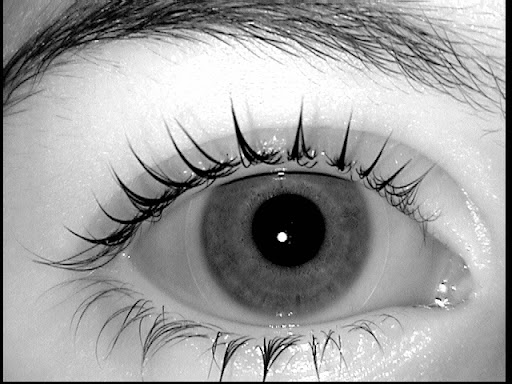
#> input picture semester-3/IrisDetection/src/iris.png, 512 x 384 px
$ python main.py
#> lines starting #> are read from the running program, lines starting #| are printed output that depends on the picture; after the words box and inside, x2 and y2 are one past the last pixel; in counts of white or black regions, pixels touching at a corner belong together
#####################################
#                                   #
#  @author      : 00xWolf           #
#    GitHub    : @mmsaeed509       #
#    Developer : Mahmoud Mohamed   #
#  﫥  Copyright : Mahmoud Mohamed   #
#                                   #
#####################################

import numpy as np
import cv2
from matplotlib import pyplot as plt

# ----------------- Hough circle transform ( circle detection ) ----------------- #
IMAGE = 'iris.png'

# arg 2 -> to read as a grey scale not RGB scale  #
img = cv2.imread(IMAGE, 0)
#> img is the input picture: shape (384, 512); min 0, max 255, mean 158.3
img = cv2.medianBlur(img, 5)  # improve result of circle detection #
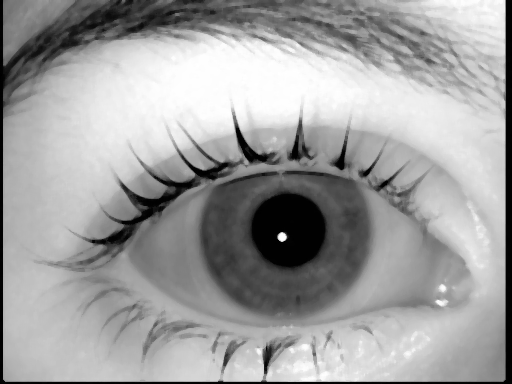
#> img: shape (384, 512); min 0, max 255, mean 159.3

# from grey scale to RGB #
cimg = cv2.cvtColor(img, cv2.COLOR_GRAY2BGR)  # cv2 always work with grey scale to BGR #

# arg 1 -> image. , arg 2 -> detection method (HOUGH_GRADIENT).
# arg 3 -> dp : inverse ratio of the accumulator resolution to the image resolution.
# arg 4 -> minDist : minimum distance between the centers of the detected circles.
# arg 5 -> the higher threshold of the two passed to the Canny edge detector.
# arg 6 -> the accumulator threshold for the circle centers at the detection stage.
# arg 7 -> minimum circle radius.
# arg 8 -> maximum circle radius.
circles = cv2.HoughCircles(img, cv2.HOUGH_GRADIENT, 1, 50, param1=50, param2=30, minRadius=0, maxRadius=0)
#> circles = 48 rows, first 8: [293.5, 198.5, 182.9], [356.5, 214.5, 159.3], [403.5, 119.5, 101.5], [142.5, 141.5, 139.8], [235.5, 207.5, 173.6], [347.5, 104.5, 101.7], [241.5, 267.5, 114.2], [258.5, 96.5, 95.4]

circles = np.uint16(np.around(circles))  # convert all numbers to integers not float #
#> circles = 48 rows, first 8: [294, 198, 183], [356, 214, 159], [404, 120, 102], [142, 142, 140], [236, 208, 174], [348, 104, 102], [242, 268, 114], [258, 96, 95]

# draw the detected circles
# loop over all the detected circles
for i in circles[0, :]:
    # Draw the outer circle with Green color (you can chang the color with the 4th par `(0, 255, 0)` ) #
    cv2.circle(cimg, (i[0], i[1]), i[2], (0, 255, 0), 2)
    # Draw the center of the circle with Red color (you can chang the color with the 4th par `(0, 0, 255)` ) #
    cv2.circle(cimg, (i[0], i[1]), 2, (0, 0, 255), 3)
#> this loop made 48 passes
#> i on passes 1 to 12: [294, 198, 183], [356, 214, 159], [404, 120, 102], [142, 142, 140], [236, 208, 174], [348, 104, 102], [242, 268, 114], [258, 96, 95], [332, 274, 108], [208, 88, 98], [102, 176, 148], [192, 278, 116]
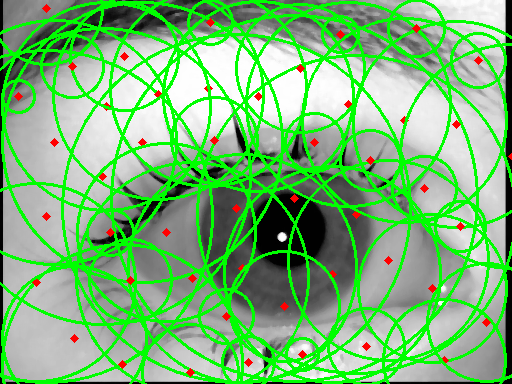
#> cimg: shape (384, 512, 3); mean B, G, R 118.2, 184, 120.5

cv2.imshow('Circle Detection', cimg)
cv2.imwrite('circle.jpg', cimg)
cv2.waitKey(2000)
cv2.destroyAllWindows()

# ----------------- Thresholding ----------------- #

# arg 2 -> to read as a grey scale not RGB scale  #
img = cv2.imread(IMAGE, 0)
img = cv2.medianBlur(img, 5)  # improve result of circle detection #
# Binary Thresholding
# converts the image into a binary image, where pixel values below the threshold (127 in this case) are set to 0
# and values above the threshold are set to 255.
ret, BinaryThresholding = cv2.threshold(img, 90, 255, cv2.THRESH_BINARY)
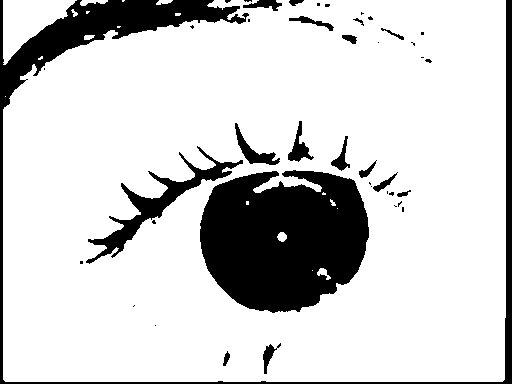
#> BinaryThresholding: shape (384, 512); 81.9% white; 42 black regions (25 under 20 px), largest, box (x1, y1, x2, y2) and area: (200, 170, 369, 313) 18677, (0, 0, 512, 384) 11597, (86, 146, 243, 264) 2816

# Adaptive Mean
# Adaptive thresholding calculates the threshold value for each pixel based on a local neighborhood around it.
# The neighborhood size is specified as `(11, 2)`,
AdaptiveThresholding = cv2.adaptiveThreshold(img, 255, cv2.ADAPTIVE_THRESH_MEAN_C, cv2.THRESH_BINARY, 11, 2)
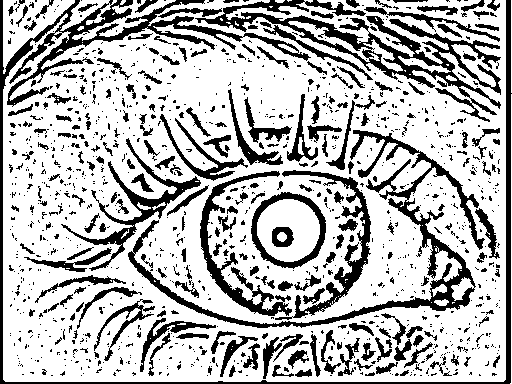
#> AdaptiveThresholding: shape (384, 512); 72.3% white; 1163 black regions (931 under 20 px), largest, box (x1, y1, x2, y2) and area: (0, 0, 512, 384) 8978, (195, 0, 501, 122) 6450, (128, 130, 485, 328) 6059

# Adaptive Gaussian
# threshold value is calculated as the weighted sum of the neighborhood pixels,
# where the weights are determined by a Gaussian window.
AdaptiveThresholdingGaussian = cv2.adaptiveThreshold(img, 255, cv2.ADAPTIVE_THRESH_GAUSSIAN_C, cv2.THRESH_BINARY, 11, 2)
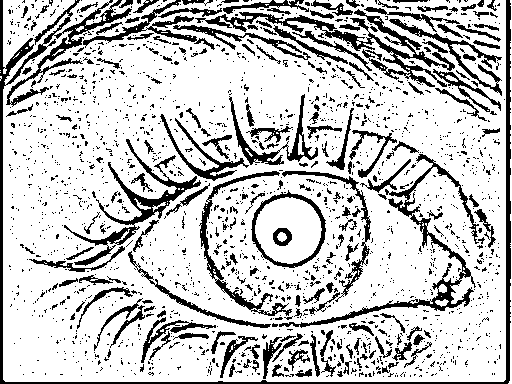
#> AdaptiveThresholdingGaussian: shape (384, 512); 77.9% white; 1866 black regions (1674 under 20 px), largest, box (x1, y1, x2, y2) and area: (0, 0, 511, 384) 6255, (195, 9, 455, 87) 3014, (279, 154, 479, 328) 2682


titles = ['Original Image', 'Binary Threshold (v = 90)', 'Adaptive Mean', 'Adaptive Gaussian']
images = [img, BinaryThresholding, AdaptiveThresholding, AdaptiveThresholdingGaussian]

for i in range(4):
    plt.subplot(2, 2, i + 1), plt.imshow(images[i], 'gray')
    plt.title(titles[i])
    plt.xticks([]), plt.yticks([])

plt.show()

# ----------------- Segmentation (Final) ----------------- #

# Read in the image 3
image = cv2.imread(IMAGE)

# Change color to RGB (from BGR) #
image = cv2.cvtColor(image, cv2.COLOR_BGR2RGB)
plt.imshow(image)

# prepare the image data for the k-means clustering by Reshaping the image into
# a 2D array of pixels and 3 color values (RGB). (create a new matrix)
# `-1` for auto complete the new matrix shape.
# `3` each pixel has three color channels.
pixel_vals = image.reshape((-1, 3))

# Convert to float type to provide greater precision
# and allows for more accurate calculations
pixel_vals = np.float32(pixel_vals)

# the below line of code defines the criteria for the algorithm to stop running (to stop algo)
# which will happen is 100 iterations are run or the epsilon (which is the required accuracy)
# becomes 85%                                              No. iterations   required accuracy
criteria = (cv2.TERM_CRITERIA_EPS + cv2.TERM_CRITERIA_MAX_ITER, 100, 0.85)
#> criteria = (3, 100, 0.85)

# then perform k-means clustering wit h number of clusters defined as 3
# also random centres are initially chose for k-means clustering
k = 3
retval, labels, centers = cv2.kmeans(pixel_vals, k, None, criteria, 10, cv2.KMEANS_RANDOM_CENTERS)
#> retval = 381032292.3; centers = [[219.6, 219.6, 219.6], [154.5, 154.5, 154.5], [50.45, 50.45, 50.45]]

# calculate the new centers for each class (clustering)
# convert data into 8-bit values
centers = np.uint8(centers)
#> centers = [[219, 219, 219], [154, 154, 154], [50, 50, 50]]
segmented_data = centers[labels.flatten()]

# reshape data into the original image dimensions (same like original)
# draw the new image with same size of original photo
segmented_image = segmented_data.reshape(image.shape)
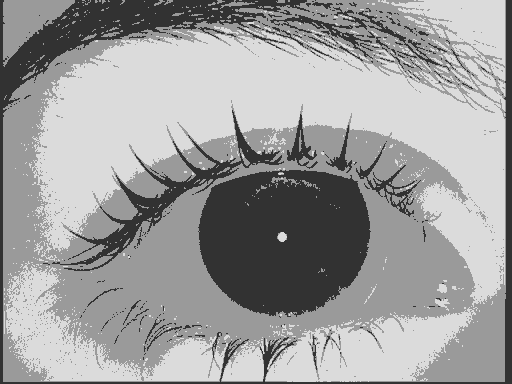
#> segmented_image: shape (384, 512, 3); min 50, max 219, mean 157.8
print(set(labels.flatten()))
#| {0, 1, 2}
cv2.imshow("Segmented image", segmented_image)
cv2.imwrite('segmented_image.jpg', segmented_image)
cv2.waitKey(2000)
